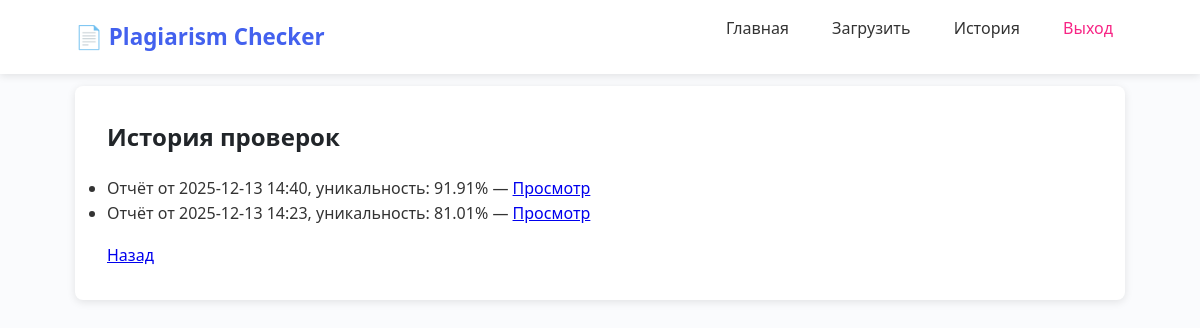
Screenshot of /student/history (signed in) with the database file from the repository.
### app/models.py (models this page shows)
class Report(db.Model):
    __tablename__ = 'reports'
    id = db.Column(db.Integer, primary_key=True)
    check_id = db.Column(db.Integer, db.ForeignKey(
        'plagiarism_checks.id'), nullable=False)
    user_id = db.Column(db.Integer, db.ForeignKey('users.id'), nullable=False)
    generated_date = db.Column(
        db.DateTime, default=db.func.current_timestamp())
    uniqueness_percentage = db.Column(db.Float)
    user = db.relationship('User', back_populates='reports')
    check = db.relationship('PlagiarismCheck', back_populates='report')

### app/student/routes.py (the view)
@bp.route('/history')
@login_required
def history():
    if current_user.role != 'student':
        return redirect(url_for('auth.login'))
    reports = Report.query.filter_by(user_id=current_user.id).order_by(Report.generated_date.desc()).all()
    return render_template('student/history.html', reports=reports)

### app/models.py (called while the page is built)
@login_manager.user_loader
def load_user(user_id):
    return User.query.get(int(user_id))

### app/templates/student/history.html
{% extends "base.html" %}
{% block content %}
<h2>История проверок</h2>
{% if reports %}
  <ul>
    {% for r in reports %}
      <li>
        Отчёт от {{ r.generated_date.strftime('%Y-%m-%d %H:%M') }},
        уникальность: {{ r.uniqueness_percentage }}%
        — <a href="{{ url_for('student.view_report', report_id=r.id) }}">Просмотр</a>
      </li>
    {% endfor %}
  </ul>
{% else %}
  <p>Нет проверок</p>
{% endif %}
<a href="{{ url_for('student.dashboard') }}">Назад</a>
{% endblock %}

### app/templates/base.html (style rules this page uses)
:root { --primary: #4361ee; --primary-light: #4895ef; --secondary: #3f37c9; --success: #4cc9f0; --danger: #f72585; --light: #f8f9fa; --dark: #212529; --bg: #ffffff; --text: #333333; --border: #dee2e6; --shadow: 0 2px 8px rgba(0,0,0,0.1); --radius: 8px; }
* { margin: 0; padding: 0; box-sizing: border-box; }
body { font-family: 'Segoe UI', Tahoma, Geneva, Verdana, sans-serif; background-color: #fafbfd; color: var(--text); line-height: 1.6; padding-top: 70px; padding-bottom: 40px; }
h1, h2, h3 { margin-bottom: 1.2rem; color: var(--dark); }
p, ul, ol { margin-bottom: 1rem; }

### rows the page displays
Report: generated_date "2025-12-13 14:40", uniqueness_percentage "91.91"
Report: generated_date "2025-12-13 14:23", uniqueness_percentage "81.01"
